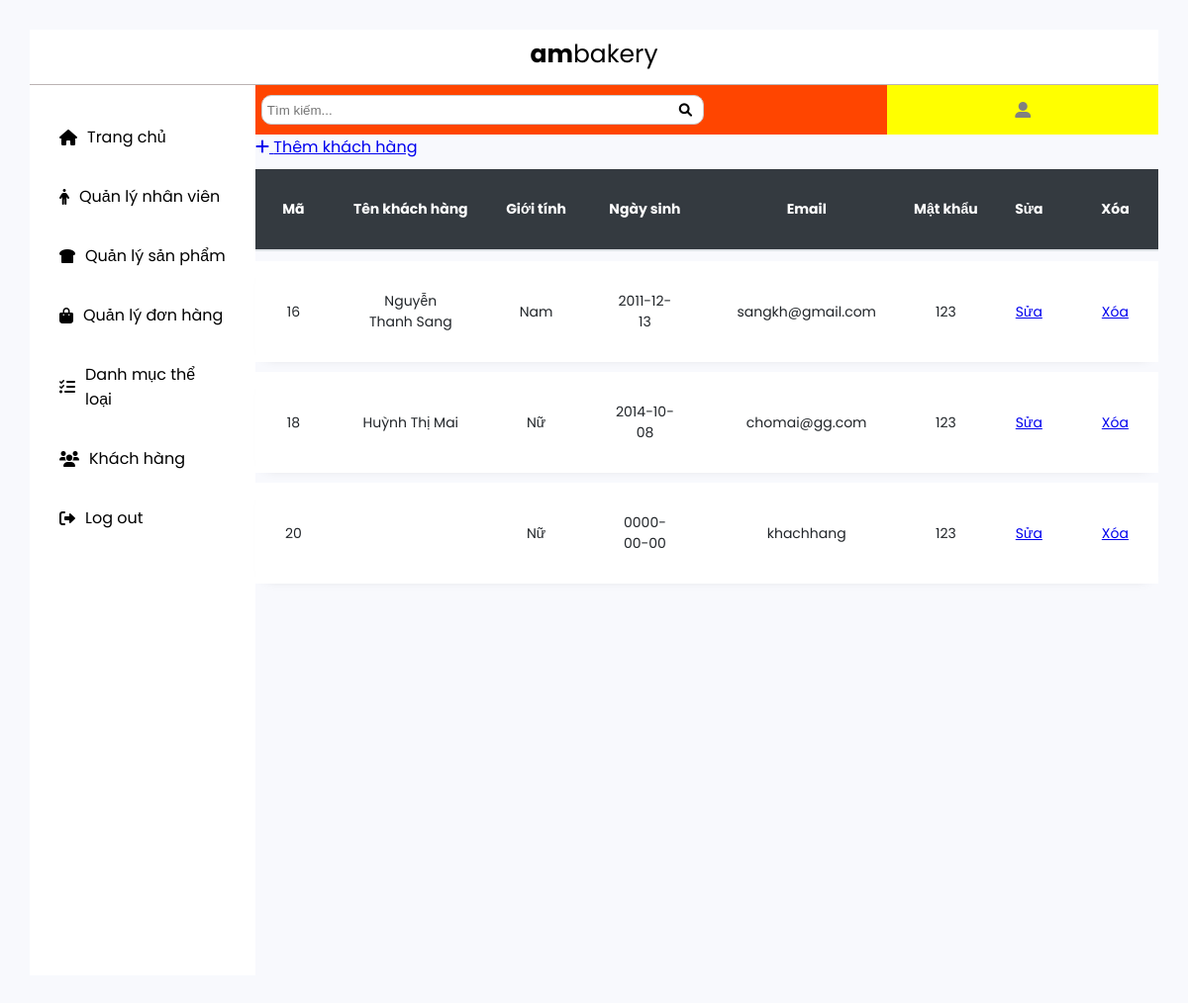
/admin/dashboard_quanly/khachhang/index.php, run on an earlier commit of the app's database.
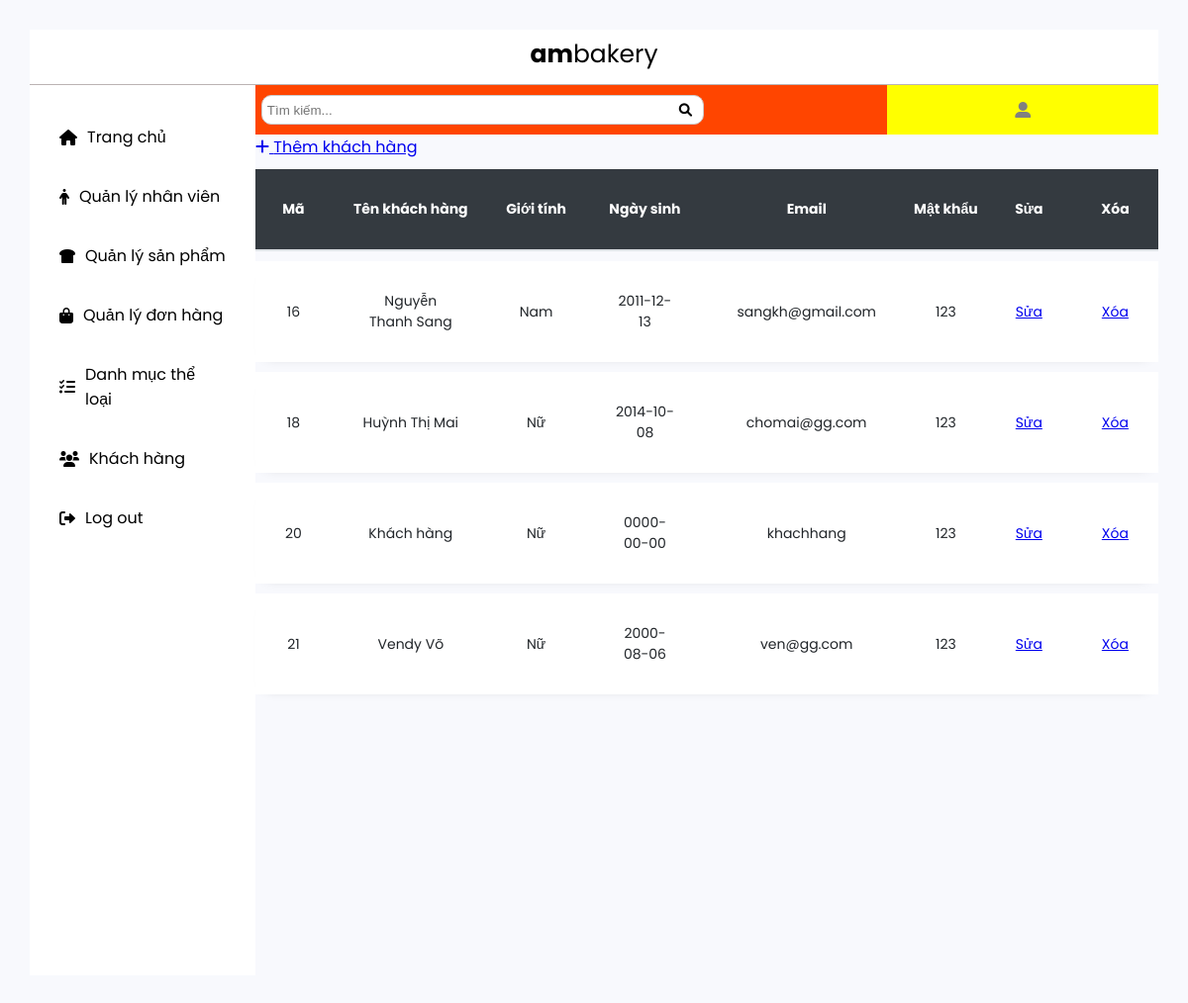
And on a later commit of the database.
### tables this page shows
CREATE TABLE `khach_hang` (
  `ma` int(11) NOT NULL,
  `ten` varchar(100) NOT NULL,
  `gioi_tinh` tinyint(1) NOT NULL,
  `ngay_sinh` date NOT NULL,
  `email` varchar(100) NOT NULL,
  `mat_khau` varchar(50) NOT NULL,
  `cap_do` int(11) NOT NULL
);

### admin/dashboard_quanly/khachhang/index.php (the view, shortened to what this page needs)
<!DOCTYPE html>
<html>
<head>
	<?php
	include '../thuvien.php';
	?>
</head>
<body>
	<?php
	include '../header.php';
	?>
	<div class="container">
		<?php
		include '../menu.php';
		?>
		<main >
			<?php
			include '../main_top_div.php'
			?>
			<div class="main_content">
				<a href="them_form.php" class="them">
					<i class="fa fa-plus"></i>
					<span>Thêm khách hàng</span>
				</a>
				<?php
				include  '../../connect.php' ;
				$sql = "select * from khach_hang";
				$result= mysqli_query($connect, $sql);
				?>
				<table border="1" width="100%">
					<thead class="thead-dark">
						<tr>
							<th>
								Mã
							</th>
							<th>
								Tên khách hàng
							</th>
							<th>
								Giới tính
							</th>
							<th>
								Ngày sinh
							</th>
							<th>
								Email
							</th>
							<th>
								Mật khẩu
							</th>
							<th>
								Sửa
							</th>
							<th>
								Xóa
							</th>
						</tr>
					</thead>
					<tbody>
						<?php foreach ($result as $tung_khach_hang) { ?>
							<tr>
								<td>
									<?php echo $tung_khach_hang['ma'] ?>
								</td>
								<td>
									<?php echo $tung_khach_hang['ten'] ?>
								</td>
								<td>
									<?php
									if ($tung_khach_hang['gioi_tinh'] == 1) {
										echo "Nam";
									}else{
										echo "Nữ";
									}
									?>
								</td>
								<td>
									<?php echo $tung_khach_hang['ngay_sinh'] ?>
								</td>
								<td>
									<?php echo $tung_khach_hang['email'] ?>
								</td>
								<td>
									<?php echo $tung_khach_hang['mat_khau'] ?>
								</td>
								<td>
									<a href="sua_form.php?ma=<?php echo $tung_khach_hang['ma'] ?>">Sửa</a>
								</td>
								<td>
									<a href="xoa_process.php?ma=<?php echo $tung_khach_hang['ma'] ?> " onclick="if(confirm('Xóa thật hả?')){}else{return false;}">Xóa</a>
								</td>
							</tr>
						<?php } ?>
					</tbody>
				</table>
			</div>
		</main>
	</div>
</body>
</html>

What changed in the data, as far as the page shows it:
changed khach_hang "khachhang": ten (not shown) → "Khách hàng"
added khach_hang: ma "21", ten "Vendy Võ", gioi_tinh "Nữ", ngay_sinh "2000-08-06", email "ven@gg.com", mat_khau "123"
